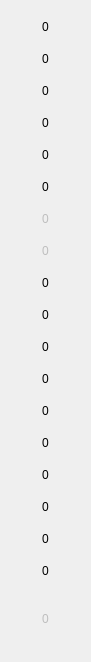
   <widget class="QWidget" name="gridLayoutWidget_6">
    <property name="geometry">
     <rect>
      <x>290</x>
      <y>40</y>
      <width>71</width>
      <height>601</height>
     </rect>
    </property>
    <layout class="QGridLayout" name="Cgrid">
     <property name="sizeConstraint">
      <enum>QLayout::SetDefaultConstraint</enum>
     </property>
     <property name="spacing">
      <number>0</number>
     </property>
     <item row="16" column="0">
      <widget class="QPushButton" name="C17">
       <property name="sizePolicy">
        <sizepolicy hsizetype="Fixed" vsizetype="Fixed">
         <horstretch>0</horstretch>
         <verstretch>0</verstretch>
        </sizepolicy>
       </property>
       <property name="minimumSize">
        <size>
         <width>69</width>
         <height>32</height>
        </size>
       </property>
       <property name="maximumSize">
        <size>
         <width>69</width>
         <height>32</height>
        </size>
       </property>
       <property name="text">
        <string>0</string>
       </property>
       <property name="flat">
        <bool>true</bool>
       </property>
      </widget>
     </item>
     <item row="12" column="0">
      <widget class="QPushButton" name="C13">
       <property name="sizePolicy">
        <sizepolicy hsizetype="Fixed" vsizetype="Fixed">
         <horstretch>0</horstretch>
         <verstretch>0</verstretch>
        </sizepolicy>
       </property>
       <property name="minimumSize">
        <size>
         <width>69</width>
         <height>32</height>
        </size>
       </property>
       <property name="maximumSize">
        <size>
         <width>69</width>
         <height>32</height>
        </size>
       </property>
       <property name="text">
        <string>0</string>
       </property>
       <property name="flat">
        <bool>true</bool>
       </property>
      </widget>
     </item>
     <item row="13" column="0">
      <widget class="QPushButton" name="C14">
       <property name="sizePolicy">
        <sizepolicy hsizetype="Fixed" vsizetype="Fixed">
         <horstretch>0</horstretch>
         <verstretch>0</verstretch>
        </sizepolicy>
       </property>
       <property name="minimumSize">
        <size>
         <width>69</width>
         <height>32</height>
        </size>
       </property>
       <property name="maximumSize">
        <size>
         <width>69</width>
         <height>32</height>
        </size>
       </property>
       <property name="text">
        <string>0</string>
       </property>
       <property name="flat">
        <bool>true</bool>
       </property>
      </widget>
     </item>
     <item row="8" column="0">
      <widget class="QPushButton" name="C9">
       <property name="sizePolicy">
        <sizepolicy hsizetype="Fixed" vsizetype="Fixed">
         <horstretch>0</horstretch>
         <verstretch>0</verstretch>
        </sizepolicy>
       </property>
       <property name="minimumSize">
        <size>
         <width>69</width>
         <height>32</height>
        </size>
       </property>
       <property name="maximumSize">
        <size>
         <width>69</width>
         <height>32</height>
        </size>
       </property>
       <property name="text">
        <string>0</string>
       </property>
       <property name="flat">
        <bool>true</bool>
       </property>
      </widget>
     </item>
     <item row="14" column="0">
      <widget class="QPushButton" name="C15">
       <property name="sizePolicy">
        <sizepolicy hsizetype="Fixed" vsizetype="Fixed">
         <horstretch>0</horstretch>
         <verstretch>0</verstretch>
        </sizepolicy>
       </property>
       <property name="minimumSize">
        <size>
         <width>69</width>
         <height>32</height>
        </size>
       </property>
       <property name="maximumSize">
        <size>
         <width>69</width>
         <height>32</height>
        </size>
       </property>
       <property name="text">
        <string>0</string>
       </property>
       <property name="flat">
        <bool>true</bool>
       </property>
      </widget>
     </item>
     <item row="17" column="0">
      <widget class="QPushButton" name="C18">
       <property name="sizePolicy">
        <sizepolicy hsizetype="Fixed" vsizetype="Fixed">
         <horstretch>0</horstretch>
         <verstretch>0</verstretch>
        </sizepolicy>
       </property>
       <property name="minimumSize">
        <size>
         <width>69</width>
         <height>32</height>
        </size>
       </property>
       <property name="maximumSize">
        <size>
         <width>69</width>
         <height>32</height>
        </size>
       </property>
       <property name="text">
        <string>0</string>
       </property>
       <property name="flat">
        <bool>true</bool>
       </property>
      </widget>
     </item>
     <item row="1" column="0">
      <widget class="QPushButton" name="C2">
       <property name="sizePolicy">
        <sizepolicy hsizetype="Fixed" vsizetype="Fixed">
         <horstretch>0</horstretch>
         <verstretch>0</verstretch>
        </sizepolicy>
       </property>
       <property name="minimumSize">
        <size>
         <width>69</width>
         <height>32</height>
        </size>
       </property>
       <property name="maximumSize">
        <size>
         <width>69</width>
         <height>32</height>
        </size>
       </property>
       <property name="text">
        <string>0</string>
       </property>
       <property name="flat">
        <bool>true</bool>
       </property>
      </widget>
     </item>
     <item row="18" column="0" rowspan="2">
      <widget class="QPushButton" name="C19">
       <property name="enabled">
        <bool>false</bool>
       </property>
       <property name="sizePolicy">
        <sizepolicy hsizetype="Fixed" vsizetype="Fixed">
         <horstretch>0</horstretch>
         <verstretch>0</verstretch>
        </sizepolicy>
       </property>
       <property name="minimumSize">
        <size>
         <width>69</width>
         <height>64</height>
        </size>
       </property>
       <property name="maximumSize">
        <size>
         <width>69</width>
         <height>64</height>
        </size>
       </property>
       <property name="text">
        <string>0</string>
       </property>
       <property name="flat">
        <bool>true</bool>
       </property>
      </widget>
     </item>
     <item row="4" column="0">
      <widget class="QPushButton" name="C5">
       <property name="sizePolicy">
        <sizepolicy hsizetype="Fixed" vsizetype="Fixed">
         <horstretch>0</horstretch>
         <verstretch>0</verstretch>
        </sizepolicy>
       </property>
       <property name="minimumSize">
        <size>
         <width>69</width>
         <height>32</height>
        </size>
       </property>
       <property name="maximumSize">
        <size>
         <width>69</width>
         <height>32</height>
        </size>
       </property>
       <property name="text">
        <string>0</string>
       </property>
       <property name="flat">
        <bool>true</bool>
       </property>
      </widget>
     </item>
     <item row="2" column="0">
      <widget class="QPushButton" name="C3">
       <property name="sizePolicy">
        <sizepolicy hsizetype="Fixed" vsizetype="Fixed">
         <horstretch>0</horstretch>
         <verstretch>0</verstretch>
        </sizepolicy>
       </property>
       <property name="minimumSize">
        <size>
         <width>69</width>
         <height>32</height>
        </size>
       </property>
       <property name="maximumSize">
        <size>
         <width>69</width>
         <height>32</height>
        </size>
       </property>
       <property name="text">
        <string>0</string>
       </property>
       <property name="flat">
        <bool>true</bool>
       </property>
      </widget>
     </item>
     <item row="10" column="0">
      <widget class="QPushButton" name="C11">
       <property name="sizePolicy">
        <sizepolicy hsizetype="Fixed" vsizetype="Fixed">
         <horstretch>0</horstretch>
         <verstretch>0</verstretch>
        </sizepolicy>
       </property>
       <property name="minimumSize">
        <size>
         <width>69</width>
         <height>32</height>
        </size>
       </property>
       <property name="maximumSize">
        <size>
         <width>69</width>
         <height>32</height>
        </size>
       </property>
       <property name="text">
        <string>0</string>
       </property>
       <property name="flat">
        <bool>true</bool>
       </property>
      </widget>
     </item>
     <item row="5" column="0">
      <widget class="QPushButton" name="C6">
       <property name="sizePolicy">
        <sizepolicy hsizetype="Fixed" vsizetype="Fixed">
         <horstretch>0</horstretch>
         <verstretch>0</verstretch>
        </sizepolicy>
       </property>
       <property name="minimumSize">
        <size>
         <width>69</width>
         <height>32</height>
        </size>
       </property>
       <property name="maximumSize">
        <size>
         <width>69</width>
         <height>32</height>
        </size>
       </property>
       <property name="text">
        <string>0</string>
       </property>
       <property name="flat">
        <bool>true</bool>
       </property>
      </widget>
     </item>
     <item row="9" column="0">
      <widget class="QPushButton" name="C10">
       <property name="sizePolicy">
        <sizepolicy hsizetype="Fixed" vsizetype="Fixed">
         <horstretch>0</horstretch>
         <verstretch>0</verstretch>
        </sizepolicy>
       </property>
       <property name="minimumSize">
        <size>
         <width>69</width>
         <height>32</height>
        </size>
       </property>
       <property name="maximumSize">
        <size>
         <width>69</width>
         <height>32</height>
        </size>
       </property>
       <property name="text">
        <string>0</string>
       </property>
       <property name="flat">
        <bool>true</bool>
       </property>
      </widget>
     </item>
     <item row="11" column="0">
      <widget class="QPushButton" name="C12">
       <property name="sizePolicy">
        <sizepolicy hsizetype="Fixed" vsizetype="Fixed">
         <horstretch>0</horstretch>
         <verstretch>0</verstretch>
        </sizepolicy>
       </property>
       <property name="minimumSize">
        <size>
         <width>69</width>
         <height>32</height>
        </size>
       </property>
       <property name="maximumSize">
        <size>
         <width>69</width>
         <height>32</height>
        </size>
       </property>
       <property name="text">
        <string>0</string>
       </property>
       <property name="flat">
        <bool>true</bool>
       </property>
      </widget>
     </item>
     <item row="6" column="0">
      <widget class="QPushButton" name="C7">
       <property name="enabled">
        <bool>false</bool>
       </property>
       <property name="sizePolicy">
        <sizepolicy hsizetype="Fixed" vsizetype="Fixed">
         <horstretch>0</horstretch>
         <verstretch>0</verstretch>
        </sizepolicy>
       </property>
       <property name="minimumSize">
        <size>
         <width>69</width>
         <height>32</height>
        </size>
       </property>
       <property name="maximumSize">
        <size>
         <width>69</width>
         <height>32</height>
        </size>
       </property>
       <property name="text">
        <string>0</string>
       </property>
       <property name="flat">
        <bool>true</bool>
       </property>
      </widget>
     </item>
     <item row="7" column="0">
      <widget class="QPushButton" name="C8">
       <property name="enabled">
        <bool>false</bool>
       </property>
       <property name="sizePolicy">
        <sizepolicy hsizetype="Fixed" vsizetype="Fixed">
         <horstretch>0</horstretch>
         <verstretch>0</verstretch>
        </sizepolicy>
       </property>
       <property name="minimumSize">
        <size>
         <width>69</width>
         <height>32</height>
        </size>
       </property>
       <property name="maximumSize">
        <size>
         <width>69</width>
         <height>32</height>
        </size>
       </property>
       <property name="text">
        <string>0</string>
       </property>
       <property name="flat">
        <bool>true</bool>
       </property>
      </widget>
     </item>
     <item row="3" column="0">
      <widget class="QPushButton" name="C4">
       <property name="sizePolicy">
        <sizepolicy hsizetype="Fixed" vsizetype="Fixed">
         <horstretch>0</horstretch>
         <verstretch>0</verstretch>
        </sizepolicy>
       </property>
       <property name="minimumSize">
        <size>
         <width>69</width>
         <height>32</height>
        </size>
       </property>
       <property name="maximumSize">
        <size>
         <width>69</width>
         <height>32</height>
        </size>
       </property>
       <property name="text">
        <string>0</string>
       </property>
       <property name="flat">
        <bool>true</bool>
       </property>
      </widget>
     </item>
     <item row="15" column="0">
      <widget class="QPushButton" name="C16">
       <property name="sizePolicy">
        <sizepolicy hsizetype="Fixed" vsizetype="Fixed">
         <horstretch>0</horstretch>
         <verstretch>0</verstretch>
        </sizepolicy>
       </property>
       <property name="minimumSize">
        <size>
         <width>69</width>
         <height>32</height>
        </size>
       </property>
       <property name="maximumSize">
        <size>
         <width>69</width>
         <height>32</height>
        </size>
       </property>
       <property name="text">
        <string>0</string>
       </property>
       <property name="flat">
        <bool>true</bool>
       </property>
      </widget>
     </item>
     <item row="0" column="0">
      <widget class="QPushButton" name="C1">
       <property name="sizePolicy">
        <sizepolicy hsizetype="Fixed" vsizetype="Fixed">
         <horstretch>0</horstretch>
         <verstretch>0</verstretch>
        </sizepolicy>
       </property>
       <property name="minimumSize">
        <size>
         <width>69</width>
         <height>32</height>
        </size>
       </property>
       <property name="maximumSize">
        <size>
         <width>69</width>
         <height>32</height>
        </size>
       </property>
       <property name="text">
        <string>0</string>
       </property>
       <property name="flat">
        <bool>true</bool>
       </property>
      </widget>
     </item>
    </layout>
   </widget>
